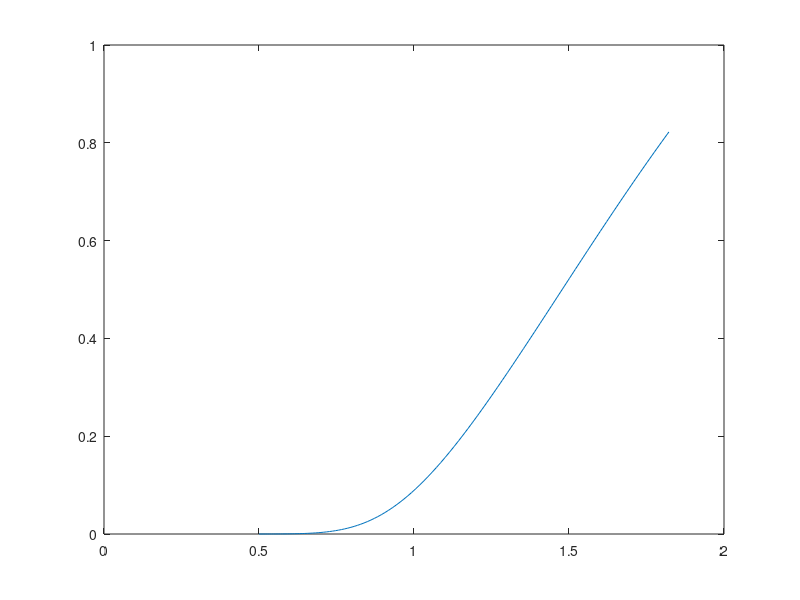

MATLAB code for this plot: (Note: this script raises an error after producing the figure.)
r = 0.02; sigma = 0.2; K = 1; T = 1; L = 0.5; N = 100; M = 556;
a = log(L); b = log(K) + 3 * sigma * T^0.5 + abs(r - sigma^2 / 2) * T;
dt = T / M; dx = (b - a) / N;
alpha0 = 1 - sigma^2 * dt / dx^2;
alpha1 = sigma^2 * dt / (2 * dx^2) + (r - sigma^2 / 2) * dt / dx;
alpha2 = sigma^2 * dt / (2 * dx^2) - (r - sigma^2 / 2) * dt / dx;
for i = 1 : (N + 1)
    u(1, i) = max(0, exp(a + (i - 1) * dx) - K);
end
for i = 1 : (M + 1)
    u(i, N + 1) = exp(b) - K * exp(- r * (T - dt * (i - 1)));
    u(i, 1) = 0;
end
for i = 2 : (M + 1)
    for j = 2 : N
        u(i, j) = (alpha0 - r * dt) * u(i - 1, j) + alpha1 * u(i - 1, j + 1) + alpha2 * u(i - 1, j - 1);
    end
end
x = a: dx : b; s = exp(x);
figure(1)
plot(s, u(M + 1, :))

[call_1,put_1] = blsprice(1, K, r, T, sigma);
[call_L2, put_L2] = blsprice(L^2, K, r, T, sigma);
real_p = call_1 - L^(2 * r / sigma^2 - 1) * call_L2;
for i = 1 : (N + 1)
    if ((a + dx * (i - 1) <= 0) & (a + dx * i > 0))
        p = i;
    end
end
est_p = (u(M + 1, p) + u(M + 1, p + 1)) / 2;
error = real_p - est_p

m = 1056 : -1 : 556;
delta_t = []; error = [];
for i = 1 : length(m)
    delta_t = [delta_t, T / m(i)];
    est_p = est_of_p(T / m(i));
    error = [error, real_p - est_p];
end
rate = [];
for i = 1 : length(error) - 1
    rate = [rate, abs((error(i + 1) - error(i)) / error(i))];
end
delta_t(1) = [];
figure(3)
plot(delta_t, rate)